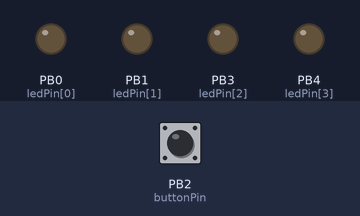
Recording of a sketch running on a simulated ATtiny85, built with avr-gcc and run on an emulated ATtiny85. Shown: output pins drawn as LEDs (lit = HIGH). The test bench sets the inputs (shaded band); at power-on: PB2 (buttonPin) HIGH. Sleep ends after the set time or at an interrupt.

Above: at 2.8 s.
2.9 s: PB2 (buttonPin) pulled LOW for 3.2 s
At 6.4 s:
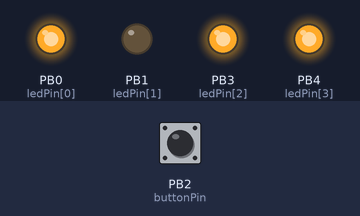
7.6 s: PB2 (buttonPin) pulled LOW for 0.15 s
At 8.2 s:
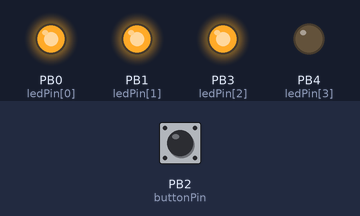
9.2 s: PB2 (buttonPin) pulled LOW for 0.15 s
At 10.5 s:
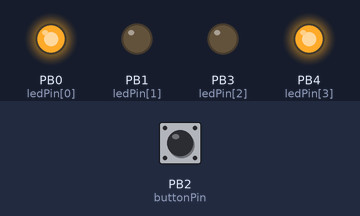
10.8 s: PB2 (buttonPin) pulled LOW for 1 s
At 13.1 s:
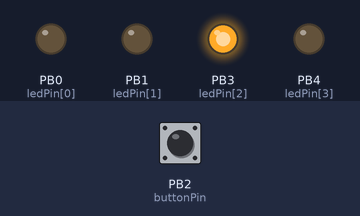
13.8 s: PB2 (buttonPin) pulsed LOW 2 times (0.12 s each, 0.3 s apart)
At 15.2 s:
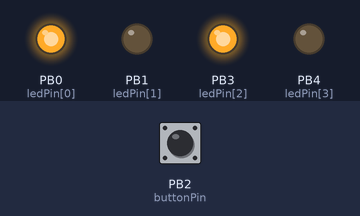
Timing chart, 0 to 23.8 s (numbered marks = the images above; inputs shaded):
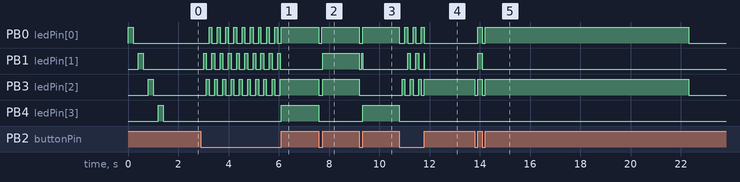

The sketch:

dice.ino
```cpp
#include <avr/sleep.h>
#include <avr/interrupt.h>
#include <avr/wdt.h>
#include <util/delay.h>

const int ledPin[4] = {PB0, PB1, PB3, PB4};
const int buttonPin = PB2;

unsigned int diceValue = 0;
byte animationStep = 0;

void goSleep()
{
  cli();
  GIMSK |= (1<<INT0); // enable int0

  set_sleep_mode(SLEEP_MODE_PWR_DOWN);    // go to deep sleep

  MCUCR &= ~(1 << ISC00); //set low level Interrupt
  MCUCR &= ~(1 << ISC01);
  ACSR |= _BV(ACD); //disable the analog comparator
  ADCSRA &= ~_BV(ADEN); //disable ADC

  sei();
  sleep_mode();
  cli();
}

ISR(INT0_vect) { /* nothing to do */ }

void setup()
{
  for(byte i=0; i<4; i++) pinMode(ledPin[i], OUTPUT); // set LED pins to output
  pinMode(buttonPin, INPUT_PULLUP); // use internal pullup for the push button
  for(byte i=0; i<4; i++) { digitalWrite(ledPin[i], HIGH); delay(200); digitalWrite(ledPin[i], LOW); delay(200); } // blink LEDs once
}

void clearLEDs()
{
  for(byte i=0; i<4; i++) { digitalWrite(ledPin[i], LOW); }
}

void rollDice()
{
  diceValue = diceValue +1; // increment result counter. Overflow does not affect the result
  if(diceValue%3000==0) displayAnimation();
}

void displayAnimation()
{
  digitalWrite(ledPin[animationStep], LOW);
  animationStep = (animationStep+1)%3;
  digitalWrite(ledPin[animationStep], HIGH);
}

void displayDice()
{
  clearLEDs();
  diceValue = diceValue % 6; // limit counter to a 0-5 range
  switch(diceValue)
  {
    case 0: digitalWrite(ledPin[0], HIGH); digitalWrite(ledPin[1], HIGH); digitalWrite(ledPin[2], HIGH); break;
    case 1: digitalWrite(ledPin[3], HIGH); break;
    case 2: digitalWrite(ledPin[2], HIGH); break;
    case 3: digitalWrite(ledPin[0], HIGH); digitalWrite(ledPin[3], HIGH); break;
    case 4: digitalWrite(ledPin[0], HIGH); digitalWrite(ledPin[2], HIGH); break;
    case 5: digitalWrite(ledPin[0], HIGH); digitalWrite(ledPin[2], HIGH); digitalWrite(ledPin[3], HIGH); break;
  }
}

void loop()
{
  clearLEDs();
  goSleep();

  if(digitalRead(buttonPin)==LOW)
  {
    while(digitalRead(buttonPin)==LOW)
    {
      rollDice();
    }
    displayDice();
    _delay_ms(100); // debounce push button

    unsigned int delayCounter = 800; // Delay for 800*10ms
    while(delayCounter > 0 && digitalRead(buttonPin))
    {
      _delay_ms(10);
      delayCounter--;
    }

  }
}
```

Measured:
- after the input at 2.9 s, PB0 (ledPin[0]): alternates HIGH for 0.11 s and LOW for 0.22 s, 19 changes in all, then stays HIGH, starting after 0.33 s; PB1 (ledPin[1]): alternates HIGH for 0.11 s and LOW for 0.22 s, 20 changes in all, then stays LOW, starting after 0.11 s
- after the input at 7.6 s, PB0 (ledPin[0]): HIGH → LOW at once, → HIGH 0.11 s later; PB1 (ledPin[1]): LOW → HIGH after 0.15 s; PB3 (ledPin[2]): HIGH → LOW at once, → HIGH 0.15 s later; PB4 (ledPin[3]): HIGH → LOW at once
- after the input at 9.2 s, PB0 (ledPin[0]): HIGH → LOW at once, → HIGH 0.15 s later; PB1 (ledPin[1]): HIGH → LOW at once, → HIGH 0.11 s later, → LOW 0.04 s later; PB3 (ledPin[2]): HIGH → LOW at once; PB4 (ledPin[3]): LOW → HIGH after 0.15 s
- after the input at 10.8 s, PB0 (ledPin[0]): alternates HIGH for 0.11 s and LOW for 0.22 s, 7 changes in all, then stays LOW, starting at once; PB1 (ledPin[1]): goes HIGH 0.11 s, LOW 0.22 s, HIGH 0.11 s, LOW 0.22 s, HIGH 0.01 s, then LOW, starting after 0.33 s
- after the input at 13.8 s, PB0 (ledPin[0]): LOW → HIGH after 0.12 s, → LOW 0.18 s later, → HIGH 0.11 s later, → LOW 8.1 s later; PB1 (ledPin[1]): LOW → HIGH after 0.12 s, → LOW 0.18 s later
